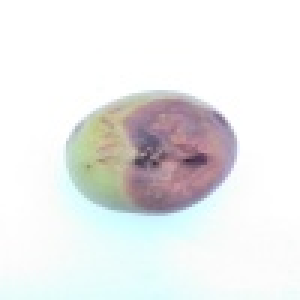
#> input picture RGB-HSV/72.jpg, 100 x 100 px (shown 3 times larger)
$ jupyter execute plot_rgb_to_hsv.ipynb   (shell and % lines are left out)
#> lines starting #> are read from the running program, lines starting #| are printed output that depends on the picture; after the words box and inside, x2 and y2 are one past the last pixel; in counts of white or black regions, pixels touching at a corner belong together
# RGB to HSV

This example illustrates how RGB to HSV (Hue, Saturation, Value) conversion
[1]_ can be used to facilitate segmentation processes.

Usually, objects in images have distinct colors (hues) and luminosities, so
that these features can be used to separate different areas of the image.
In the RGB representation the hue and the luminosity are expressed as a linear
combination of the R,G,B channels, whereas they correspond to single channels
of the HSV image (the Hue and the Value channels). A simple segmentation of the
image can then be effectively performed by a mere thresholding of the HSV
channels.

.. [1] https://en.wikipedia.org/wiki/HSL_and_HSV

[cell 1]
import matplotlib.pyplot as plt
import cv2
from skimage import data
from skimage.color import rgb2hsv

We first load the RGB image and extract the Hue and Value channels:

[cell 2]
rgb_img = cv2.imread("72.jpg")
#> rgb_img is the input picture: shape (100, 100, 3); mean B, G, R 235, 235.2, 234.2
hsv_img = rgb2hsv(rgb_img)
#> hsv_img: shape (100, 100, 3) float64; mean of channels 0, 1, 2 0.179, 0.0491, 0.938
hue_img = hsv_img[:, :, 0]
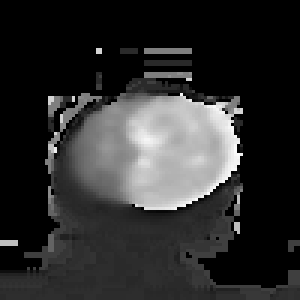
#> hue_img: shape (100, 100) float64 (shown 3 times larger); min 0, max 0.99, mean 0.179
setu_img = hsv_img[:, :, 1]
value_img = hsv_img[:, :, 2]
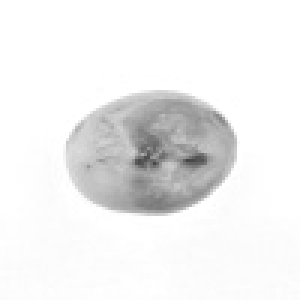
#> value_img: shape (100, 100) float64 (shown 3 times larger); min 0.267, max 1, mean 0.938

fig, (ax0, ax1, ax2, ax3, ax4) = plt.subplots(ncols=5, figsize=(10, 2))

ax0.imshow(rgb_img)
ax0.set_title("RGB image")
ax0.axis('off')
ax1.imshow(hue_img, cmap='hsv')
ax1.set_title("Hue channel")
ax1.axis('off')
ax2.imshow(value_img)
ax2.set_title("Value channel")
ax2.axis('off')
ax3.imshow(hsv_img)
ax3.set_title("HSV")
ax3.axis('off')
ax4.imshow(setu_img)
ax4.set_title("Saturation Channel")
ax4.axis('off')
fig.tight_layout()
#> figure, not shown here; B, G, R data is drawn as R, G, B

We then set a threshold on the Hue channel to separate the cup from the
background:

[cell 3]
hue_threshold = 0.2
binary_img = hue_img > hue_threshold
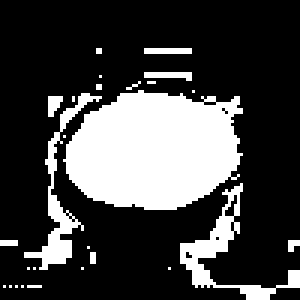
#> binary_img: shape (100, 100) bool (shown 3 times larger); 25.8% white; 27 white regions (21 under 20 px), largest, box (x1, y1, x2, y2) and area: (21, 30, 81, 70) 1836, (60, 61, 100, 100) 318, (8, 31, 34, 90) 268, (48, 24, 64, 27) 34, (48, 16, 64, 18) 32, (16, 32, 21, 39) 25

fig, (ax0, ax1) = plt.subplots(ncols=2, figsize=(8, 3))

ax0.hist(hue_img.ravel(), 512)
ax0.set_title("Histogram of the Hue channel with threshold")
ax0.axvline(x=hue_threshold, color='r', linestyle='dashed', linewidth=2)
ax0.set_xbound(0, 0.12)
ax1.imshow(binary_img)
ax1.set_title("Hue-thresholded image")
ax1.axis('off')

fig.tight_layout()
#> figure, not shown here; panel 1: tallest bar 5312 high, from x = 0 to 0.00193

We finally perform an additional thresholding on the Value channel to partly
remove the shadow of the cup:

[cell 4]
fig, ax0 = plt.subplots(figsize=(4, 3))

value_threshold = 0.10
binary_img = (hue_img > hue_threshold) | (value_img < value_threshold)

ax0.imshow(binary_img)
ax0.set_title("Hue and value thresholded image")
ax0.axis('off')

fig.tight_layout()
plt.show()

[cell 5]
import numpy as np
import cv2
from matplotlib import pyplot as plt

X = np.random.randint(25,50,(25,2))  # (weight, height)
Y = np.random.randint(60,85,(25,2))
Z = np.vstack((X,Y))

# convert to np.float32
Z = np.float32(Z)

# define criteria and apply kmeans()
criteria = (cv2.TERM_CRITERIA_EPS + cv2.TERM_CRITERIA_MAX_ITER, 10, 1.0)
ret,label,center=cv2.kmeans(Z,2,None,criteria,10,cv2.KMEANS_RANDOM_CENTERS)

# Now separate the data, Note the ravel()
A = Z[label.ravel()==0]
B = Z[label.ravel()==1]

# Plot the data
plt.scatter(A[:,0],A[:,1])
plt.scatter(B[:,0],B[:,1],c = 'r')
plt.scatter(center[:,0],center[:,1],s = 80,c = 'y', marker = 's')
plt.xlabel('Height'),plt.ylabel('Weight')
plt.show()

[cell 6]
from skimage import data, segmentation, filters, color
from skimage.future import graph
from matplotlib import pyplot as plt
import cv2


def weight_boundary(graph, src, dst, n):
    """
    Handle merging of nodes of a region boundary region adjacency graph.

    This function computes the `"weight"` and the count `"count"`
    attributes of the edge between `n` and the node formed after
    merging `src` and `dst`.


    Parameters
    ----------
    graph : RAG
        The graph under consideration.
    src, dst : int
        The vertices in `graph` to be merged.
    n : int
        A neighbor of `src` or `dst` or both.

    Returns
    -------
    data : dict
        A dictionary with the "weight" and "count" attributes to be
        assigned for the merged node.

    """
    default = {'weight': 0.0, 'count': 0}

    count_src = graph[src].get(n, default)['count']
    count_dst = graph[dst].get(n, default)['count']

    weight_src = graph[src].get(n, default)['weight']
    weight_dst = graph[dst].get(n, default)['weight']

    count = count_src + count_dst
    return {
        'count': count,
        'weight': (count_src * weight_src + count_dst * weight_dst)/count
    }


def merge_boundary(graph, src, dst):
    """Call back called before merging 2 nodes.

    In this case we don't need to do any computation here.
    """
    pass

#img = data.coffee()
img = cv2.imread("39.jpg")
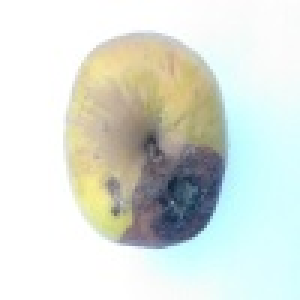
#> input picture RGB-HSV/39.jpg, 100 x 100 px (shown 3 times larger)
#> img is the input picture: shape (100, 100, 3); mean B, G, R 217, 224.5, 217.7
edges = filters.sobel(color.rgb2gray(img))
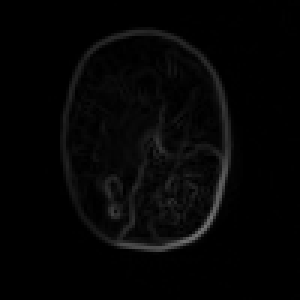
#> edges: shape (100, 100) float64 (shown 3 times larger); min 0, max 0.444, mean 0.0208
labels = segmentation.slic(img, compactness=30, n_segments=300)
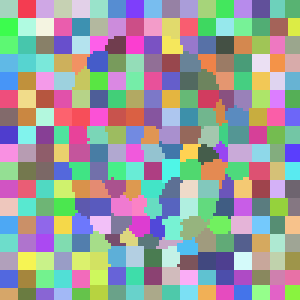
#> labels: shape (100, 100) int64 (shown 3 times larger); 287 distinct labels, from 1 to 287; one colour per label, 0 black
g = graph.rag_boundary(labels, edges)

plt.imshow(img)
plt.title("Original Image")
plt.show()

graph.show_rag(labels, g, img)
plt.title('Initial RAG')

labels2 = graph.merge_hierarchical(labels, g, thresh=0.08, rag_copy=False,
                                   in_place_merge=True,
                                   merge_func=merge_boundary,
                                   weight_func=weight_boundary)
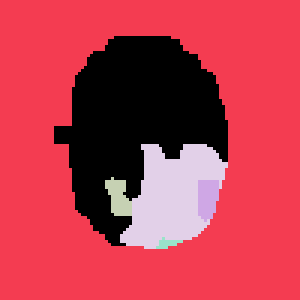
#> labels2: shape (100, 100) int64 (shown 3 times larger); 6 distinct labels, from 0 to 5; one colour per label, 0 black

graph.show_rag(labels, g, img)
plt.title('RAG after hierarchical merging')

plt.figure()
out = color.label2rgb(labels2, img, kind='avg')
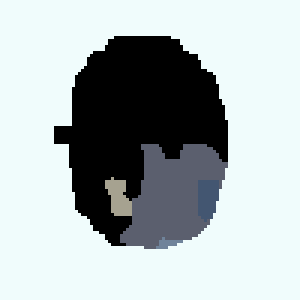
#> out: shape (100, 100, 3) (shown 3 times larger); mean B, G, R 182.9, 181.6, 173
plt.imshow(out)
plt.title('Final segmentation')

plt.show()
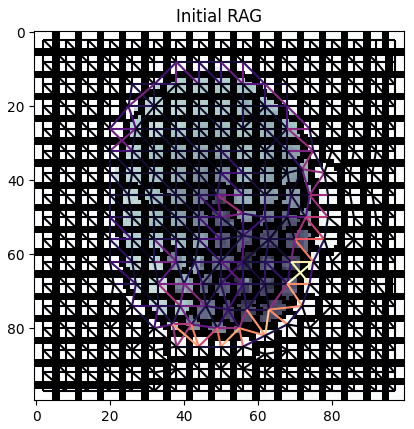
#> figure drawn by matplotlib, 1 panel
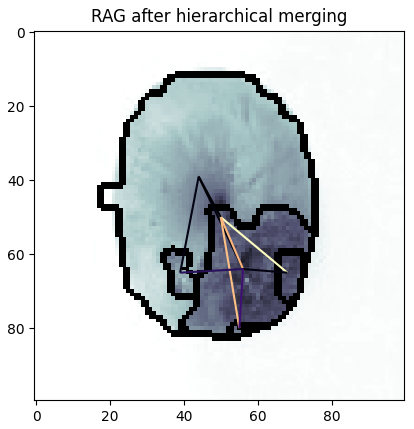
#> figure drawn by matplotlib, 1 panel
